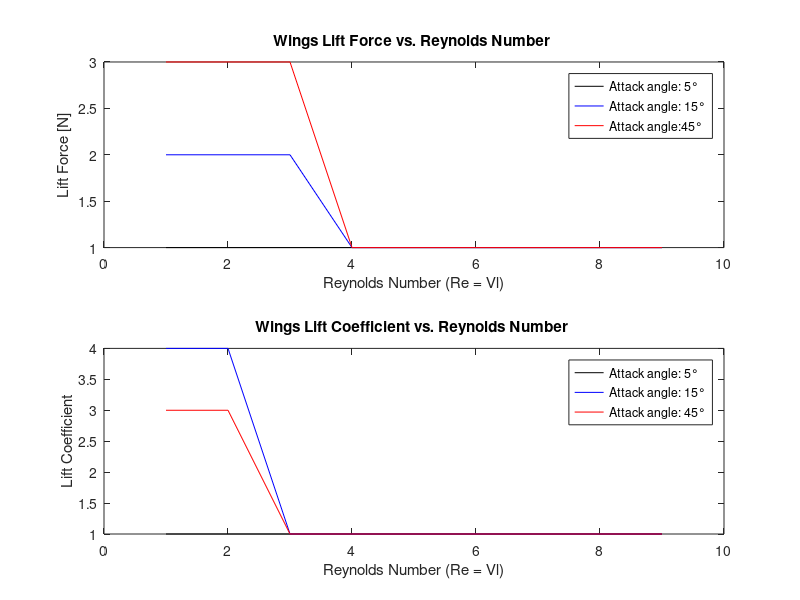

This chart was generated by the following MATLAB code:
% Wing plot

% use chord length for reynolds number characteristic length (straight line between leading and
% trailing edge)


% Get values
% Reynolds Numbers
%vels = [5 10 15 20 25 30 35 40 45];
R5 = [1 2 3 4 5 6 7 8 9];
R15 = [1 2 3 4 5 6 7 8 9];
R45 = [1 2 3 4 5 6 7 8 9];

% Wing Lift Forces: Get Directly from COMSOL
LF5 = [1 1 1 1 1 1 1 1 1];
LF15 = [2 2 2 1 1 1 1 1 1];
LF45 = [3 3 3 1 1 1 1 1 1];

% Wing Lift Coefficients: Program COMSOL to compute these
C5 = [1 1 1 1 1 1 1 1 1];
C15 = [4 4 1 1 1 1 1 1 1];
C45 = [3 3 1 1 1 1 1 1 1];


subplot(2, 1, 1);
plot(R5,LF5,'k');
hold on;
plot(R15,LF15,'b');
plot(R45,LF45,'r');
ylabel('Lift Force [N]');
xlabel('Reynolds Number (Re = Vl)');
legend('Attack angle: 5°','Attack angle: 15°','Attack angle:45°');
title("Wings Lift Force vs. Reynolds Number ");
hold off;

subplot(2, 1, 2);
plot(R5,C5,'k');
hold on;
plot(R15,C15,'b');
plot(R45,C45,'r');

ylabel('Lift Coefficient');
xlabel('Reynolds Number (Re = Vl)');
legend('Attack angle: 5°','Attack angle: 15°','Attack angle: 45°');
title("Wings Lift Coefficient vs. Reynolds Number ");
hold off;
